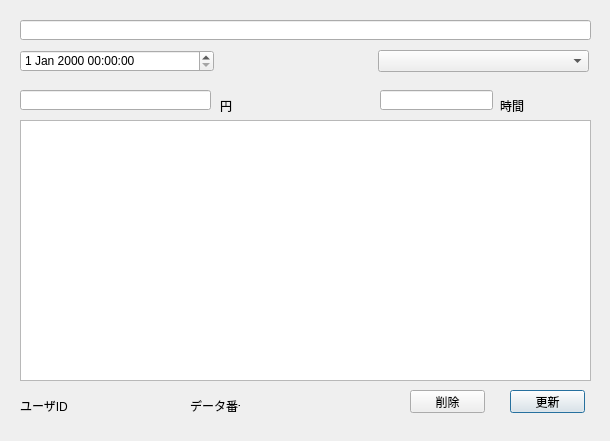
<?xml version="1.0" encoding="UTF-8"?>
<ui version="4.0">
 <class>Dialog</class>
 <widget class="QDialog" name="Dialog">
  <property name="geometry">
   <rect>
    <x>0</x>
    <y>0</y>
    <width>610</width>
    <height>441</height>
   </rect>
  </property>
  <property name="windowTitle">
   <string>Dialog</string>
  </property>
  <widget class="QLineEdit" name="lineEdit">
   <property name="geometry">
    <rect>
     <x>20</x>
     <y>20</y>
     <width>571</width>
     <height>20</height>
    </rect>
   </property>
  </widget>
  <widget class="QDateTimeEdit" name="dateTimeEdit">
   <property name="geometry">
    <rect>
     <x>20</x>
     <y>50</y>
     <width>194</width>
     <height>22</height>
    </rect>
   </property>
  </widget>
  <widget class="QLineEdit" name="lineEdit_2">
   <property name="geometry">
    <rect>
     <x>20</x>
     <y>90</y>
     <width>191</width>
     <height>20</height>
    </rect>
   </property>
  </widget>
  <widget class="QTextEdit" name="textEdit">
   <property name="geometry">
    <rect>
     <x>20</x>
     <y>120</y>
     <width>571</width>
     <height>261</height>
    </rect>
   </property>
  </widget>
  <widget class="QPushButton" name="pushButton">
   <property name="geometry">
    <rect>
     <x>510</x>
     <y>390</y>
     <width>75</width>
     <height>23</height>
    </rect>
   </property>
   <property name="text">
    <string>更新</string>
   </property>
  </widget>
  <widget class="QPushButton" name="pushButton_2">
   <property name="geometry">
    <rect>
     <x>410</x>
     <y>390</y>
     <width>75</width>
     <height>23</height>
    </rect>
   </property>
   <property name="text">
    <string>削除</string>
   </property>
  </widget>
  <widget class="QComboBox" name="comboBox">
   <property name="geometry">
    <rect>
     <x>378</x>
     <y>50</y>
     <width>211</width>
     <height>22</height>
    </rect>
   </property>
  </widget>
  <widget class="QLabel" name="label">
   <property name="geometry">
    <rect>
     <x>220</x>
     <y>100</y>
     <width>50</width>
     <height>12</height>
    </rect>
   </property>
   <property name="text">
    <string>円</string>
   </property>
  </widget>
  <widget class="QLineEdit" name="lineEdit_3">
   <property name="geometry">
    <rect>
     <x>380</x>
     <y>90</y>
     <width>113</width>
     <height>20</height>
    </rect>
   </property>
  </widget>
  <widget class="QLabel" name="label_2">
   <property name="geometry">
    <rect>
     <x>500</x>
     <y>100</y>
     <width>50</width>
     <height>12</height>
    </rect>
   </property>
   <property name="text">
    <string>時間</string>
   </property>
  </widget>
  <widget class="QLabel" name="label_4">
   <property name="geometry">
    <rect>
     <x>190</x>
     <y>400</y>
     <width>50</width>
     <height>12</height>
    </rect>
   </property>
   <property name="text">
    <string>データ番号</string>
   </property>
  </widget>
  <widget class="QLabel" name="label_3">
   <property name="geometry">
    <rect>
     <x>20</x>
     <y>400</y>
     <width>50</width>
     <height>12</height>
    </rect>
   </property>
   <property name="text">
    <string>ユーザID</string>
   </property>
  </widget>
 </widget>
 <resources/>
 <connections/>
</ui>
